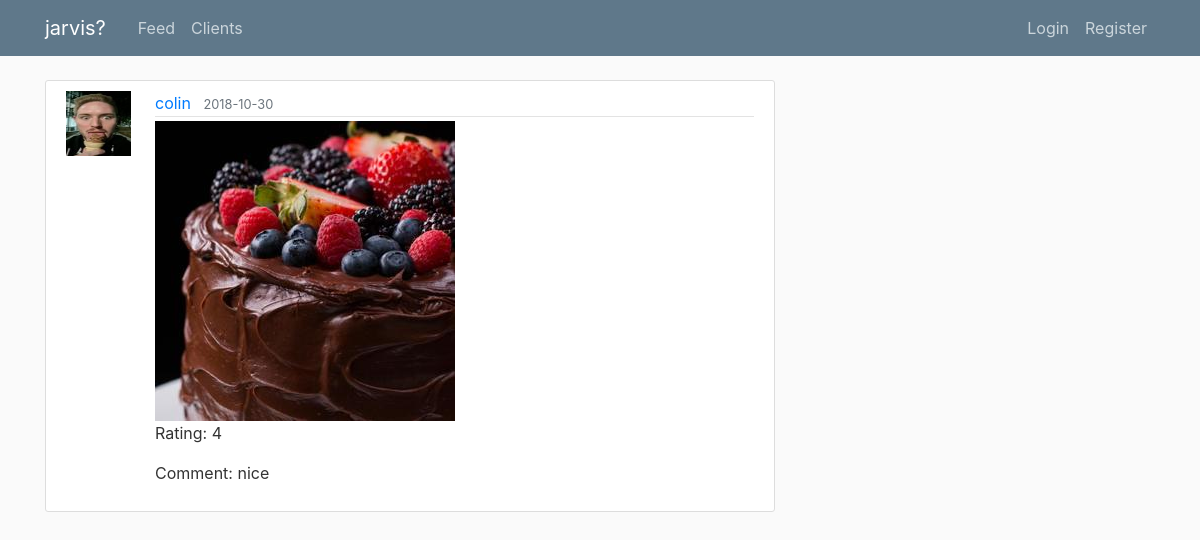
/user/image/colin/d4643e41bbd65177.jpg, run on the app's committed database.
### flaskblog/models.py (models this page shows, shortened)
class User(db.Model, UserMixin, Base):
	id = db.Column(db.Integer, primary_key=True)
	username = db.Column(db.String(20), unique=True, nullable=False)
	email = db.Column(db.String(120), unique=True, nullable=False)
	image_file=db.Column(db.String(20), nullable=False, default='default.jpg')
	password = db.Column(db.String(60), nullable=False)
	messages=db.relationship('Message',backref='author',lazy=True)
	coach_id = db.Column(db.Integer, db.ForeignKey('user.id'))
	clients = db.relationship("User", backref=db.backref('coach', remote_side=[id]))
	is_client=db.Column(db.Boolean, default=False)
	images=db.relationship('Image', backref='client',lazy=True)

class Image(db.Model):
	id = db.Column(db.Integer, primary_key=True)
	client_id=db.Column(db.Integer, db.ForeignKey('user.id'), nullable=False)
	date_posted = db.Column(db.DateTime, nullable=False, default=datetime.utcnow)
	image_file=db.Column(db.String(20), nullable=False, default='default.jpg')
	comment=db.Column(db.String(500), nullable=True)
	rating=db.Column(db.Integer, nullable=True)

### flaskblog/clients/routes.py (the view)
@clients.route("/user/image/<string:username>/<string:image_file>")
def image(username, image_file):
	client=User.query.filter_by(username=username).first_or_404()
	image=Image.query.filter_by(image_file=image_file).first_or_404()
	return render_template('image.html', image=image, client=client)

### flaskblog/templates/image.html
{% extends "layout.html" %}
{% block content %}
  <article class="media content-section">
    <a class="mr-2" href="{{ url_for('clients.client_log', username=client.username )}}"><img class="article-img" src="{{ url_for('static', filename='profile_pics/' + client.image_file) }}"></a>
    <div class="media-body">
      <div class="article-metadata">
        <a class="mr-2" href="{{ url_for('clients.client_log', username=client.username )}}">{{ client.username }}</a>
        <small class="text-muted">{{ image.date_posted.strftime('%Y-%m-%d') }}</small>
      </div>
        <img class="" src="{{ url_for('static', filename=client.username + '/' + image.image_file) }}">
        <p>Rating: {{image.rating}}</p>
        <p>Comment: {{image.comment}}</p>
    </div>
  </article>
{% endblock content %}

### flaskblog/static/main.css (style rules this page uses)
body { background: #fafafa; color: #333333; margin-top: 5rem; }
.content-section { background: #ffffff; padding: 10px 20px; border: 1px solid #dddddd; border-radius: 3px; margin-bottom: 20px; }
.article-img { height: 65px; width: 65px; margin-right: 16px; }
.article-metadata { padding-bottom: 1px; margin-bottom: 4px; border-bottom: 1px solid #e3e3e3 }

### data on the page
User: image_file (picture), username "colin", username.image_file (picture)
Image: date_posted "2018-10-30", rating "4", comment "nice"
